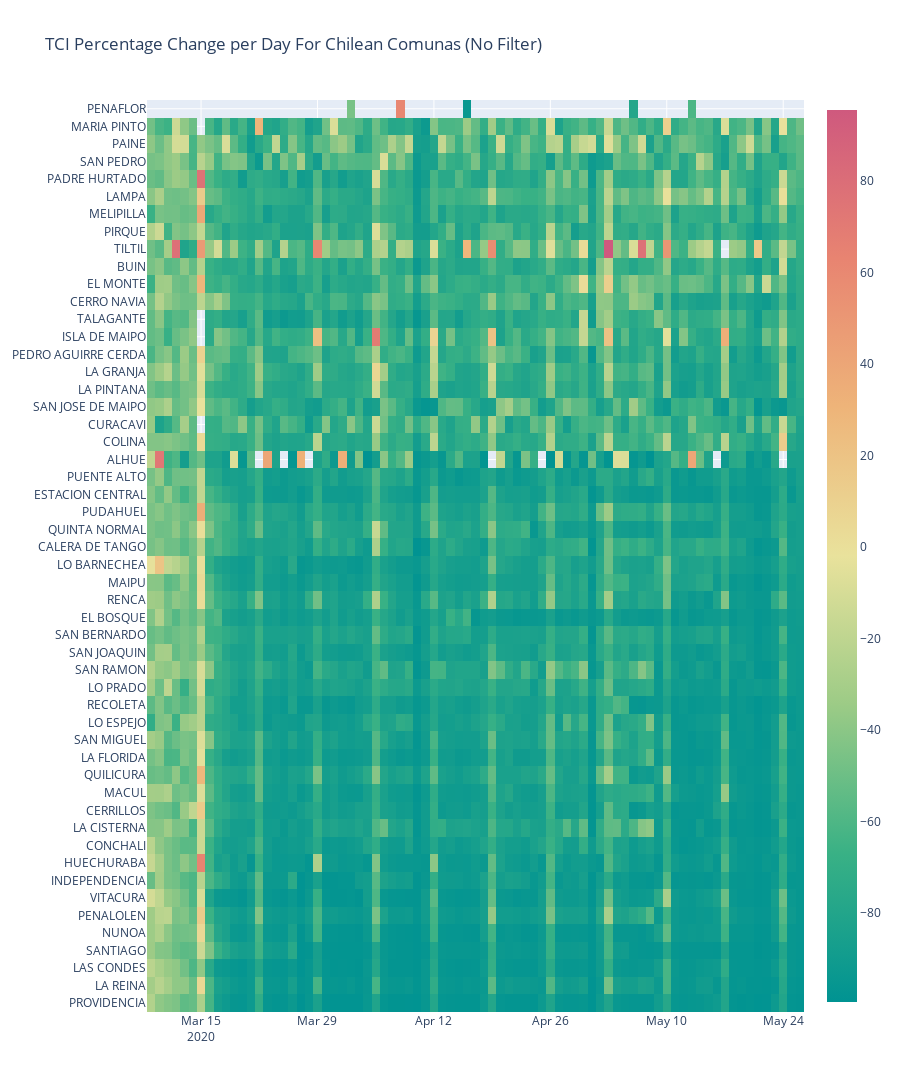

Notebook cell for this chart:
### Markdown cell above
### Heatmap All Comunas

### Code cell
to_plot = daily.query('tci_perc_change < 100').pivot_table(columns='date', index='grid_id', values='tci_perc_change').iloc[:, :-1]
to_plot = sort_index('last-max', to_plot)

fig = go.Figure(data=go.Heatmap(
    _df_to_plotly(to_plot),
    colorscale='temps'
))

fig.update_layout(
    title= 
        iplottitle('TCI Percentage Change per Day For Chilean Comunas (No Filter)', 80),
    height=1100
)
fig.write_html(open(OUTPUT_PATH / 'heatmap_daily.html', 'w'))
fig.show()

### Figure 1 — Plotly figure (JSON) as saved in the notebook; plotly's stock layout.template omitted (floating-point values rounded to 4 significant figures; data arrays with more than 128 entries replaced by an {"elided": "..."} marker saying what was removed)
{"data": [{"colorscale": [[0, "rgb(0, 147, 146)"], [0.1667, "rgb(57, 177, 133)"], [0.3333, "rgb(156, 203, 134)"], [0.5, "rgb(233, 226, 156)"], [0.6667, "rgb(238, 180, 121)"], [0.8333, "rgb(232, 132, 113)"], [1, "rgb(207, 89, 126)"]], "type": "heatmap", "x": ["2020-03-09T00:00:00", "2020-03-10T00:00:00", "2020-03-11T00:00:00", "2020-03-12T00:00:00", "2020-03-13T00:00:00", "2020-03-14T00:00:00", "2020-03-15T00:00:00", "2020-03-16T00:00:00", "2020-03-17T00:00:00", "2020-03-18T00:00:00", "2020-03-19T00:00:00", "2020-03-20T00:00:00", "2020-03-21T00:00:00", "2020-03-22T00:00:00", "2020-03-23T00:00:00", "2020-03-24T00:00:00", "2020-03-25T00:00:00", "2020-03-26T00:00:00", "2020-03-27T00:00:00", "2020-03-28T00:00:00", "2020-03-29T00:00:00", "2020-03-30T00:00:00", "2020-03-31T00:00:00", "2020-04-01T00:00:00", "2020-04-02T00:00:00", "2020-04-03T00:00:00", "2020-04-04T00:00:00", "2020-04-05T00:00:00", "2020-04-06T00:00:00", "2020-04-07T00:00:00", "2020-04-08T00:00:00", "2020-04-09T00:00:00", "2020-04-10T00:00:00", "2020-04-11T00:00:00", "2020-04-12T00:00:00", "2020-04-13T00:00:00", "2020-04-14T00:00:00", "2020-04-15T00:00:00", "2020-04-16T00:00:00", "2020-04-17T00:00:00", "2020-04-18T00:00:00", "2020-04-19T00:00:00", "2020-04-20T00:00:00", "2020-04-21T00:00:00", "2020-04-22T00:00:00", "2020-04-23T00:00:00", "2020-04-24T00:00:00", "2020-04-25T00:00:00", "2020-04-26T00:00:00", "2020-04-27T00:00:00", "2020-04-28T00:00:00", "2020-04-29T00:00:00", "2020-04-30T00:00:00", "2020-05-01T00:00:00", "2020-05-02T00:00:00", "2020-05-03T00:00:00", "2020-05-04T00:00:00", "2020-05-05T00:00:00", "2020-05-06T00:00:00", "2020-05-07T00:00:00", "2020-05-08T00:00:00", "2020-05-09T00:00:00", "2020-05-10T00:00:00", "2020-05-11T00:00:00", "2020-05-12T00:00:00", "2020-05-13T00:00:00", "2020-05-14T00:00:00", "2020-05-15T00:00:00", "2020-05-16T00:00:00", "2020-05-17T00:00:00", "2020-05-18T00:00:00", "2020-05-19T00:00:00", "2020-05-20T00:00:00", "2020-05-21T00:00:00", "2020-05-22T00:00:00", "2020-05-23T00:00:00", "2020-05-24T00:00:00", "2020-05-25T00:00:00", "2020-05-26T00:00:00"], "y": ["PROVIDENCIA", "LA REINA", "LAS CONDES", "SANTIAGO", "NUNOA", "PENALOLEN", "VITACURA", "INDEPENDENCIA", "HUECHURABA", "CONCHALI", "LA CISTERNA", "CERRILLOS", "MACUL", "QUILICURA", "LA FLORIDA", "SAN MIGUEL", "LO ESPEJO", "RECOLETA", "LO PRADO", "SAN RAMON", "SAN JOAQUIN", "SAN BERNARDO", "EL BOSQUE", "RENCA", "MAIPU", "LO BARNECHEA", "CALERA DE TANGO", "QUINTA NORMAL", "PUDAHUEL", "ESTACION CENTRAL", "PUENTE ALTO", "ALHUE", "COLINA", "CURACAVI", "SAN JOSE DE MAIPO", "LA PINTANA", "LA GRANJA", "PEDRO AGUIRRE CERDA", "ISLA DE MAIPO", "TALAGANTE", "CERRO NAVIA", "EL MONTE", "BUIN", "TILTIL", "PIRQUE", "MELIPILLA", "LAMPA", "PADRE HURTADO", "SAN PEDRO", "PAINE", "MARIA PINTO", "PENAFLOR"], "z": {"elided": "52x79 float values"}}], "layout": {"height": 1100, "title": {"text": "TCI Percentage Change per Day For Chilean Comunas (No Filter)"}}}
